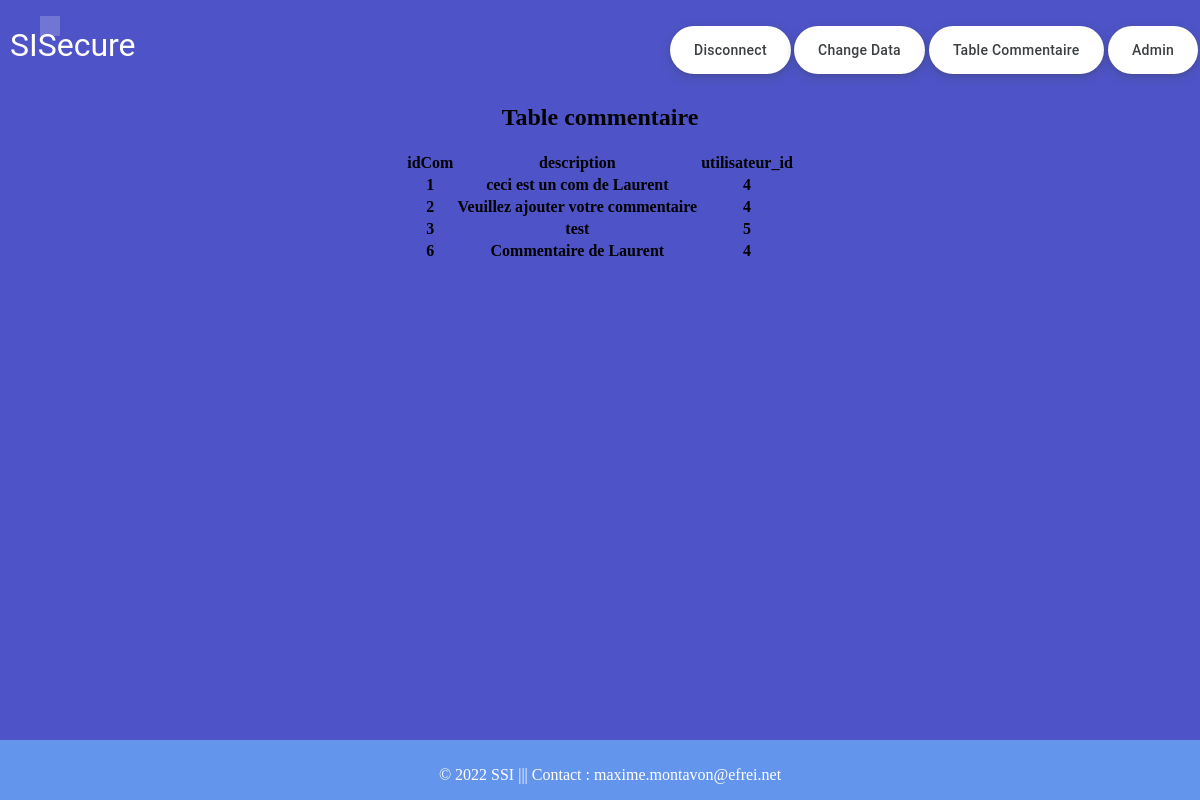
Screenshot of /landing2.php (signed in) with the database file from the repository.
### tables this page shows
CREATE TABLE `commentaire` (
  `idCom` int(11) NOT NULL,
  `description` text NOT NULL,
  `utilisateur_id` int(11) NOT NULL
);

### landing2.php (the view, shortened to what this page needs)
<?php
$bdd = new PDO('mysql:host=localhost;dbname=projet;charset=utf8;', 'root', '');
if(!$_SESSION['Password']){
    header('Location: connexion.php');
} else {
    foreach($_SESSION as $key=>$value) {
        echo $key . ': ' . $value . '<br>' ;
    }
    $sql = "SELECT idCom, description, utilisateur_id FROM commentaire
        ORDER BY idCom ASC";
    $stmt = $bdd->prepare($sql);
    $stmt->execute();
    $tabObjetsSQL = $stmt->fetchAll();
}
?>
<!DOCTYPE html>
<html>
<head>
</head>
<body>
<div class="background">
    <ul>
        <li></li>
    </ul>
    <div class="Height">
        <header>
            <div class="left">
                <label>SISecure</label>
            </div>
            <div class="right">
                <a href="deconnexion.php"><button class="button-17">Disconnect</button></a>
                <a href="PasswordProblem.php"><button class="button-17">Change Data</button></a>
                <a href="landing.php"><button class="button-17">Table Commentaire</button></a>
                <label class="button-17"><?php echo $_SESSION['Prenom']?></label>
            </div>
        </header>
        <?php
        if ($_SESSION['Permission'] == 2 or $_SESSION['Permission'] == 1 or $_SESSION['Permission'] == 0) {
            echo '<div class="container" align="center">
            <div class="row mb-md-5">
            </div>
            <div class="row mb-md-5">
                <div class="col-3">
                </div>
                <div class="col-6">
                    <h2 class="text-center">Table commentaire</h2>
                </div>
                <div class="col-3">
                </div>
            </div>
            <div class="row">
                <div class="col-2">
                </div>
                <div class="col-8">
                    <table class="table table-striped" align="center">
                        <thead>
                        <tr>
                            <th scope="col">idCom</th>
                            <th scope="col">description</th>
                            <th scope="col">utilisateur_id</th>
                        </tr>
                        </thead>
                        <tbody>
            ';
            foreach($tabObjetsSQL as $unObjet) {
                echo "<tr>";
                echo "<th scope='col'>" . $unObjet['idCom'] . "</th>";
                echo "<th scope='col'>" . $unObjet['description'] . "</th>";
                echo "<th scope='col'>" . $unObjet['utilisateur_id'] . "</th>";
                echo "</tr>";
            }
            echo '</tbody>
                    </table>
                </div>
                <div class="col-2">
                </div>
            </div>
        </div>
            ';
        }
        ?>
        <br>
        <br>
        <footer>
            <p>© 2022 SSI ||| Contact : maxime.montavon@efrei.net</p>
        </footer>
    </div>
</div>
</body>
</html>

### landing2.php (style rules this page uses)
footer { position: fixed; padding: 10px 10px 0px 10px; bottom: 0; width: 100%; display: flex; justify-content: center; background-color: cornflowerblue; color: white; }
ul { list-style-type: none; }
body { background: blue; }
header { display: flex; width: 99%; padding: 10px; }
.right { margin-left: auto; margin-right: 0; }
.left { color: white; font-size: xx-large; font-family: "Google Sans", Roboto, Arial, sans-serif; margin-left: 0; margin-right: auto; }
.Height { Height: 100%; }
.background { position: fixed; width: 100vw; height: 100vh; top: 0; left: 0; margin: 0; padding: 0; background: #4e54c8; overflow: hidden; }
.background li { position: absolute; display: block; list-style: none; width: 20px; height: 20px; background: rgba(255, 255, 255, 0.2); animation: animate 19s linear infinite; }
.button-17 { align-items: center; appearance: none; background-color: #fff; border-radius: 24px; border-style: none; box-shadow: rgba(0, 0, 0, .2) 0 3px 5px -1px,rgba(0, 0, 0, .14) 0 6px 10px 0,rgba(0, 0, 0, .12) 0 1px 18px 0; box-sizing: border-box; color: #3c4043; cursor: pointer; display: inline-flex; fill: currentcolor; font-family: "Google Sans",Roboto,Arial,sans-serif; font-size: 14px; font-weight: 500; height: 48px; justify-content: center; letter-spacing: .25px; line-height: normal; max-width: 100%; overflow: visible; padding: 2px 24px; position: relative; text-align: center; text-transform: none; transition: box-shadow 280ms cubic-bezier(.4, 0, .2, 1),opacity 15ms linear 30ms,transform 270ms cubic-bezier(0, 0, .2, 1) 0ms; user-select: none; -webkit-user-select: none; touch-action: manipulation; width: auto; will-change: transform,opacity; z-index: 0; }
.button-17:not(:disabled) { box-shadow: rgba(60, 64, 67, .3) 0 1px 3px 0, rgba(60, 64, 67, .15) 0 4px 8px 3px; }

### rows the page displays
commentaire: idCom "1", description "ceci est un com de Laurent", utilisateur "4"
commentaire: idCom "2", description "Veuillez ajouter votre commentaire", utilisateur "4"
commentaire: idCom "3", description "test", utilisateur "5"
commentaire: idCom "6", description "Commentaire de Laurent", utilisateur "4"

### other values shown
$key "Password"
$value "dc76e9f0c0006e8f919e0c515c66dbba3982f785"
$key "id"
$value "2"
$_SESSION['Prenom'] "Admin"
